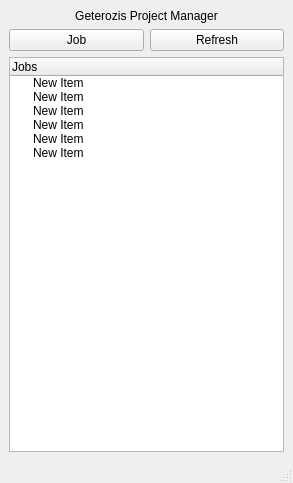
<?xml version="1.0" encoding="UTF-8"?>
<ui version="4.0">
 <class>MainWindow</class>
 <widget class="QMainWindow" name="MainWindow">
  <property name="geometry">
   <rect>
    <x>0</x>
    <y>0</y>
    <width>293</width>
    <height>483</height>
   </rect>
  </property>
  <property name="windowTitle">
   <string>MainWindow</string>
  </property>
  <widget class="QWidget" name="centralwidget">
   <layout class="QVBoxLayout" name="verticalLayout_2">
    <item>
     <layout class="QVBoxLayout" name="verticalLayout">
      <item>
       <widget class="QLabel" name="label">
        <property name="text">
         <string>Geterozis Project Manager</string>
        </property>
        <property name="alignment">
         <set>Qt::AlignCenter</set>
        </property>
       </widget>
      </item>
      <item>
       <layout class="QHBoxLayout" name="horizontalLayout">
        <item>
         <widget class="QPushButton" name="pushButton">
          <property name="text">
           <string>Job</string>
          </property>
         </widget>
        </item>
        <item>
         <widget class="QPushButton" name="pushButton_2">
          <property name="text">
           <string>Refresh</string>
          </property>
         </widget>
        </item>
       </layout>
      </item>
      <item>
       <widget class="QTreeWidget" name="treeWidget">
        <column>
         <property name="text">
          <string>Jobs</string>
         </property>
        </column>
        <item>
         <property name="text">
          <string>New Item</string>
         </property>
        </item>
        <item>
         <property name="text">
          <string>New Item</string>
         </property>
        </item>
        <item>
         <property name="text">
          <string>New Item</string>
         </property>
        </item>
        <item>
         <property name="text">
          <string>New Item</string>
         </property>
        </item>
        <item>
         <property name="text">
          <string>New Item</string>
         </property>
        </item>
        <item>
         <property name="text">
          <string>New Item</string>
         </property>
        </item>
       </widget>
      </item>
     </layout>
    </item>
   </layout>
  </widget>
  <widget class="QMenuBar" name="menubar">
   <property name="geometry">
    <rect>
     <x>0</x>
     <y>0</y>
     <width>293</width>
     <height>18</height>
    </rect>
   </property>
  </widget>
  <widget class="QStatusBar" name="statusbar"/>
 </widget>
 <resources/>
 <connections/>
</ui>
